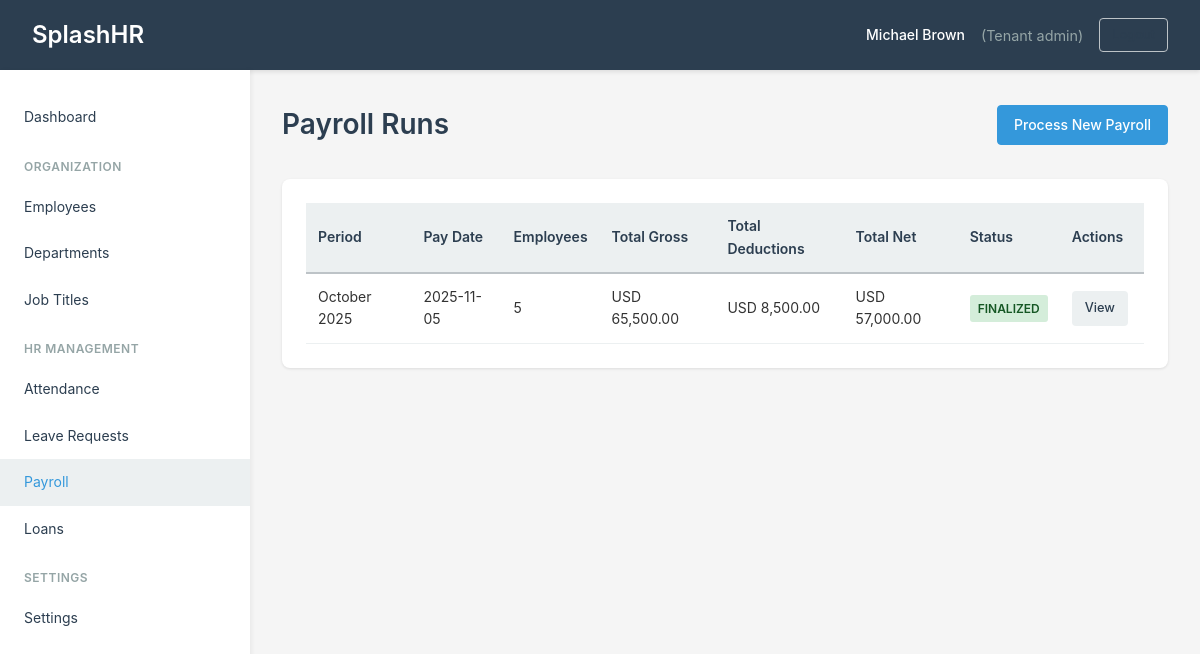
/payroll (signed in), run on the app's committed database.
### tables this page shows
CREATE TABLE `payroll_runs` (
  `id` int(11) NOT NULL AUTO_INCREMENT,
  `tenant_id` int(11) NOT NULL,
  `month` int(11) NOT NULL,
  `year` int(11) NOT NULL,
  `pay_date` date NOT NULL,
  `total_gross` decimal(15,2) DEFAULT '0.00',
  `total_deductions` decimal(15,2) DEFAULT '0.00',
  `total_net` decimal(15,2) DEFAULT '0.00',
  `status` enum('draft','finalized','paid') DEFAULT 'draft',
  `processed_by` int(11) DEFAULT NULL,
  `processed_at` datetime DEFAULT NULL,
  `notes` text,
  `created_at` timestamp NOT NULL DEFAULT CURRENT_TIMESTAMP,
  `updated_at` timestamp NOT NULL DEFAULT CURRENT_TIMESTAMP ON UPDATE CURRENT_TIMESTAMP,
  PRIMARY KEY (`id`),
  UNIQUE KEY `tenant_month_year` (`tenant_id`, `month`, `year`),
  KEY `tenant_id` (`tenant_id`),
  KEY `processed_by` (`processed_by`)
);

### app/controllers/PayrollController.php (called while the page is built, shortened)
<?php
class PayrollController extends Controller {
    public function index() {
        $tenantId = $this->tenantId();
        $payrollModel = $this->model('PayrollRun');
        $page = max(1, (int)$this->input('page', 1));
        $perPage = 20;
        $offset = ($page - 1) * $perPage;
        $payrollRuns = $payrollModel->getPayrollRunsByTenant($tenantId, $perPage, $offset);
        $total = $payrollModel->count(['tenant_id' => $tenantId]);
        $pagination = paginate($total, $page, $perPage);
        $data = [
            'payroll_runs' => $payrollRuns,
            'pagination' => $pagination
        ];
        $this->view->render('payroll/index', $data);
    }
}

### public/index.php (called while the page is built, shortened)
<?php
require_once __DIR__ . '/../app/core/Database.php';
require_once __DIR__ . '/../app/core/Model.php';
require_once __DIR__ . '/../app/core/Controller.php';
require_once __DIR__ . '/../app/core/Router.php';
require_once __DIR__ . '/../app/core/Auth.php';
require_once __DIR__ . '/../app/helpers/functions.php';
$router = new Router();
$router->get('/', 'DashboardController', 'index');
$router->get('/login', 'AuthController', 'login');
$router->post('/login', 'AuthController', 'loginPost');
$router->get('/logout', 'AuthController', 'logout');
$router->get('/dashboard', 'DashboardController', 'index');
$router->get('/tenants', 'TenantController', 'index');
$router->get('/tenants/:id', 'TenantController', 'view');
$router->get('/employees', 'EmployeeController', 'index');
$router->get('/employees/create', 'EmployeeController', 'create');
$router->post('/employees/create', 'EmployeeController', 'store');
$router->get('/employees/:id', 'EmployeeController', 'view');
$router->get('/employees/:id/edit', 'EmployeeController', 'edit');
$router->post('/employees/:id/edit', 'EmployeeController', 'update');
$router->post('/employees/:id/delete', 'EmployeeController', 'delete');
$router->get('/departments', 'DepartmentController', 'index');
$router->get('/departments/create', 'DepartmentController', 'create');
$router->post('/departments/create', 'DepartmentController', 'store');
$router->get('/departments/:id/edit', 'DepartmentController', 'edit');
$router->post('/departments/:id/edit', 'DepartmentController', 'update');
$router->post('/departments/:id/delete', 'DepartmentController', 'delete');
$router->get('/job-titles', 'JobTitleController', 'index');
$router->get('/job-titles/create', 'JobTitleController', 'create');
$router->post('/job-titles/create', 'JobTitleController', 'store');
$router->get('/job-titles/:id/edit', 'JobTitleController', 'edit');
$router->post('/job-titles/:id/edit', 'JobTitleController', 'update');
$router->get('/attendance', 'AttendanceController', 'index');
$router->get('/attendance/create', 'AttendanceController', 'create');
$router->post('/attendance/create', 'AttendanceController', 'store');
$router->get('/attendance/:id/edit', 'AttendanceController', 'edit');
$router->post('/attendance/:id/edit', 'AttendanceController', 'update');
$router->post('/attendance/:id/delete', 'AttendanceController', 'delete');
$router->get('/leaves', 'LeaveController', 'index');
$router->get('/leaves/create', 'LeaveController', 'create');
$router->post('/leaves/create', 'LeaveController', 'store');
$router->post('/leaves/:id/approve', 'LeaveController', 'approve');
$router->post('/leaves/:id/reject', 'LeaveController', 'reject');
$router->get('/payroll', 'PayrollController', 'index');
$router->get('/payroll/create', 'PayrollController', 'create');
$router->post('/payroll/process', 'PayrollController', 'process');
$router->get('/payroll/:id', 'PayrollController', 'view');
$router->post('/payroll/:id/finalize', 'PayrollController', 'finalize');
$router->get('/payslip/:id', 'PayrollController', 'payslip');
$router->get('/loans', 'LoanController', 'index');
$router->get('/loans/create', 'LoanController', 'create');
$router->post('/loans/create', 'LoanController', 'store');
$router->get('/loans/:id', 'LoanController', 'view');
$router->get('/settings', 'SettingsController', 'index');
$router->post('/settings', 'SettingsController', 'update');
$router->get('/api/employees', 'ApiController', 'getEmployees');
$router->get('/api/employees/:id', 'ApiController', 'getEmployee');
$router->post('/api/attendance', 'ApiController', 'submitAttendance');
$router->get('/api/attendance', 'ApiController', 'getAttendance');
$router->dispatch();

### app/core/Model.php (called while the page is built, shortened)
<?php
class Model {
    public function __construct() {
        $this->db = Database::getInstance()->getConnection();
    }
}

### config/database.php (called while the page is built)
<?php
return [
    'host' => getenv('DB_HOST') ?: 'localhost',
    'database' => getenv('DB_DATABASE') ?: 'splashhr',
    'username' => getenv('DB_USERNAME') ?: 'root',
    'password' => getenv('DB_PASSWORD') ?: '',
    'charset' => 'utf8mb4',
];

### app/core/Database.php (called while the page is built, shortened)
<?php
class Database {
    private static $instance = null;
    private $connection;
    private function __construct() {
        $config = require __DIR__ . '/../../config/database.php';
        $dsn = "mysql:host={$config['host']};dbname={$config['database']};charset={$config['charset']}";
        $options = [
            PDO::ATTR_ERRMODE => PDO::ERRMODE_EXCEPTION,
            PDO::ATTR_DEFAULT_FETCH_MODE => PDO::FETCH_ASSOC,
            PDO::ATTR_EMULATE_PREPARES => false,
        ];
        try {
            $this->connection = new PDO($dsn, $config['username'], $config['password'], $options);
        } catch (PDOException $e) {
            die("Database connection failed: " . $e->getMessage());
        }
    }
    public static function getInstance() {
        if (self::$instance === null) {
            self::$instance = new self();
        }
        return self::$instance;
    }
    public function getConnection() {
        return $this->connection;
    }
}

### app/models/PayrollRun.php (called while the page is built, shortened)
<?php
class PayrollRun extends Model {
    public function getPayrollRunsByTenant($tenantId, $limit = 20, $offset = 0) {
        $sql = "SELECT pr.*,
                       CONCAT(u.first_name, ' ', u.last_name) as processed_by_name,
                       COUNT(pi.id) as employee_count
                FROM payroll_runs pr
                LEFT JOIN users u ON pr.processed_by = u.id
                LEFT JOIN payroll_items pi ON pr.id = pi.payroll_run_id
                WHERE pr.tenant_id = :tenant_id
                GROUP BY pr.id
                ORDER BY pr.year DESC, pr.month DESC
                LIMIT :limit OFFSET :offset";
        $stmt = $this->db->prepare($sql);
        $stmt->bindValue(':tenant_id', $tenantId, PDO::PARAM_INT);
        $stmt->bindValue(':limit', (int)$limit, PDO::PARAM_INT);
        $stmt->bindValue(':offset', (int)$offset, PDO::PARAM_INT);
        $stmt->execute();
        return $stmt->fetchAll();
    }
}

### app/core/Controller.php (called while the page is built, shortened)
<?php
class Controller {
    protected function model($model) {
        return new $model();
    }
    protected function tenantId() {
        return Auth::tenantId();
    }
    protected function input($key, $default = null) {
        return $_POST[$key] ?? $_GET[$key] ?? $default;
    }
}

### app/core/Auth.php (called while the page is built, shortened)
<?php
class Auth {
    public static function check() {
        return isset($_SESSION['user_id']);
    }
    public static function user() {
        return $_SESSION['user_data'];
    }
    public static function tenantId() {
        $user = self::user();
        return $user['tenant_id'] ?? null;
    }
}

### app/helpers/functions.php (called while the page is built, shortened)
<?php
function e($string) {
    return htmlspecialchars($string, ENT_QUOTES, 'UTF-8');
}
function formatCurrency($amount, $currency = 'USD') {
    return $currency . ' ' . number_format($amount, 2);
}
function formatDate($date, $format = 'Y-m-d') {
    return date($format, strtotime($date));
}

### app/views/payroll/index.php (the view, shortened to what this page needs)
<div class="page-header">
    <h1>Payroll Runs</h1>
    <a href="/payroll/create" class="btn btn-primary">Process New Payroll</a>
</div>
<div class="card">
    <table class="table">
        <thead>
            <tr>
                <th>Period</th>
                <th>Pay Date</th>
                <th>Employees</th>
                <th>Total Gross</th>
                <th>Total Deductions</th>
                <th>Total Net</th>
                <th>Status</th>
                <th>Actions</th>
            </tr>
        </thead>
        <tbody>
            <?php if (!empty($payroll_runs)): ?>
                <?php foreach ($payroll_runs as $pr): ?>
                    <tr>
                        <td><?php echo date('F Y', mktime(0, 0, 0, $pr['month'], 1, $pr['year'])); ?></td>
                        <td><?php echo e(formatDate($pr['pay_date'])); ?></td>
                        <td><?php echo e($pr['employee_count']); ?></td>
                        <td><?php echo formatCurrency($pr['total_gross']); ?></td>
                        <td><?php echo formatCurrency($pr['total_deductions']); ?></td>
                        <td><?php echo formatCurrency($pr['total_net']); ?></td>
                        <td><span class="badge badge-<?php echo $pr['status']; ?>"><?php echo e(ucfirst($pr['status'])); ?></span></td>
                        <td class="actions">
                            <a href="/payroll/<?php echo $pr['id']; ?>" class="btn btn-sm">View</a>
                        </td>
                    </tr>
                <?php endforeach; ?>
            <?php else: ?>
                <tr>
                    <td colspan="8" class="text-center">No payroll runs found.</td>
                </tr>
            <?php endif; ?>
        </tbody>
    </table>
</div>

### app/core/Router.php (shortened to what this page needs)
<?php
class Router {
    private $routes = [];
    private function addRoute($httpMethod, $path, $controller, $method) {
        $this->routes[] = [
            'method' => $httpMethod,
            'path' => $path,
            'controller' => $controller,
            'action' => $method
        ];
    }
    public function dispatch() {
        $requestMethod = $_SERVER['REQUEST_METHOD'];
        $requestUri = $_SERVER['REQUEST_URI'];
        $requestUri = strtok($requestUri, '?');
        $requestUri = rtrim($requestUri, '/');
        foreach ($this->routes as $route) {
            $pattern = $this->convertPathToRegex($route['path']);
            if ($route['method'] === $requestMethod && preg_match($pattern, $requestUri, $matches)) {
                array_shift($matches);
                $controller = new $route['controller']();
                $action = $route['action'];
                call_user_func_array([$controller, $action], $matches);
                return;
            }
        }
    }
    private function convertPathToRegex($path) {
        $pattern = preg_replace('/\/:([^\/]+)/', '/([^/]+)', $path);
        return '#^' . $pattern . '$#';
    }
}

### public/assets/css/style.css (style rules this page uses)
* { margin: 0; padding: 0; box-sizing: border-box; }
body { font-family: -apple-system, BlinkMacSystemFont, 'Segoe UI', Roboto, 'Helvetica Neue', Arial, sans-serif; font-size: 14px; line-height: 1.6; color: #333; background-color: #f5f5f5; }
.page-header { display: flex; justify-content: space-between; align-items: center; margin-bottom: 2rem; }
.page-header h1 { font-size: 1.75rem; font-weight: 600; color: #2c3e50; }
.card { background: white; border-radius: 8px; padding: 1.5rem; box-shadow: 0 1px 3px rgba(0,0,0,0.1); margin-bottom: 1.5rem; }
.btn { display: inline-block; padding: 0.5rem 1rem; font-size: 0.875rem; font-weight: 500; text-align: center; text-decoration: none; border: 1px solid transparent; border-radius: 4px; cursor: pointer; transition: all 0.2s; background: #ecf0f1; color: #2c3e50; }
.btn-primary { background: #3498db; color: white; border-color: #3498db; }
.btn-sm { padding: 0.375rem 0.75rem; font-size: 0.8rem; }
.table { width: 100%; border-collapse: collapse; }
.table th { background: #ecf0f1; padding: 0.75rem; text-align: left; font-weight: 600; color: #2c3e50; border-bottom: 2px solid #bdc3c7; }
.table td { padding: 0.75rem; border-bottom: 1px solid #ecf0f1; }
.table .actions { white-space: nowrap; }
.table .actions .btn { margin-right: 0.25rem; }
.badge { display: inline-block; padding: 0.25rem 0.5rem; font-size: 0.75rem; font-weight: 600; border-radius: 3px; text-transform: uppercase; }
.badge-finalized { background: #d4edda; color: #155724; }

### data on the page
payroll_runs: month+year "October 2025", pay_date "2025-11-05", employee_count "5", total_gross "USD 65,500.00", total_deductions "USD 8,500.00", total_net "USD 57,000.00", status "FINALIZED"
